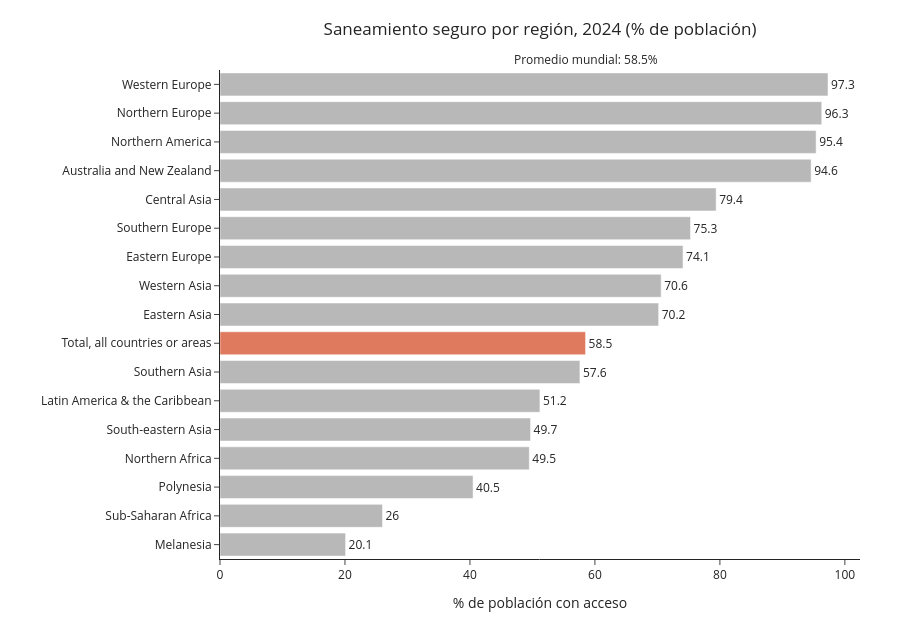

The notebook cell this image was saved under:
### Markdown cell above
## Gráfico 3: Ranking de regiones por saneamiento seguro en 2024

**Principios aplicados:**
- **Barras > gráficos de pastel para precisión** (Cleveland & McGill): comparar 24 categorías por ángulo/área sería impreciso; la posición en un eje común lo resuelve.
- **Punto Focal** (Treisman & Gelade): la barra correspondiente al promedio mundial se resalta en el color de acento; el resto queda en gris neutro para no competir por atención.
- **Confinamiento** (Wertheimer): no se dibuja un marco/cuadro alrededor del gráfico, las barras ya forman una "gestalt" completa por sí solas.
- **Reducción de "chartjunk"** (Tufte): sin líneas de cuadrícula verticales innecesarias, sin sombreados 3D.

### Code cell
df_rank = regiones_ancho[
    (regiones_ancho["Año"] == 2024) & (regiones_ancho["Indicador"] == "Saneamiento") &
    # Solo subregiones (un único nivel M49) + el total mundial como referencia
    (regiones_ancho["Entidad"].isin(nombres_subregion | {"Total, all countries or areas"}))
].dropna(subset=["Total"]).copy()
df_rank = df_rank.sort_values("Total", ascending=True)

promedio_mundial = df_rank.loc[df_rank["Entidad"] == "Total, all countries or areas", "Total"].values[0]
colores_barra = [PALETA["acento"] if e == "Total, all countries or areas" else PALETA["gris"] for e in df_rank["Entidad"]]

fig3 = go.Figure(go.Bar(
    x=df_rank["Total"], y=df_rank["Entidad"], orientation="h",
    marker_color=colores_barra,
    text=df_rank["Total"].round(1), textposition="outside",
    hovertemplate="%{y}: %{x:.1f}%<extra></extra>",
    hoverlabel=dict(bgcolor=colores_barra, font=dict(color="white", size=13)),))
fig3.add_vline(x=promedio_mundial, line_dash="dot", line_color=PALETA["acento"],
                annotation_text=f"Promedio mundial: {promedio_mundial:.1f}%", annotation_position="top")

fig3.update_layout(
    template=TEMPLATE, height=620, width=920,
    title=dict(text="Saneamiento seguro por región, 2024 (% de población)", x=0.5, xanchor="center", xref="paper"),
    xaxis_title="% de población con acceso", yaxis_title=None,
    margin=dict(t=70, l=220, r=60, b=50), showlegend=False,)
fig3.show()

### Figure 1 — Plotly figure (JSON) as saved in the notebook; plotly's stock layout.template omitted (floating-point values rounded to 4 significant figures)
{"data": [{"hoverlabel": {"bgcolor": ["#B8B8B8", "#B8B8B8", "#B8B8B8", "#B8B8B8", "#B8B8B8", "#B8B8B8", "#B8B8B8", "#E07A5F", "#B8B8B8", "#B8B8B8", "#B8B8B8", "#B8B8B8", "#B8B8B8", "#B8B8B8", "#B8B8B8", "#B8B8B8", "#B8B8B8"], "font": {"color": "white", "size": 13}}, "hovertemplate": "%{y}: %{x:.1f}%<extra></extra>", "marker": {"color": ["#B8B8B8", "#B8B8B8", "#B8B8B8", "#B8B8B8", "#B8B8B8", "#B8B8B8", "#B8B8B8", "#E07A5F", "#B8B8B8", "#B8B8B8", "#B8B8B8", "#B8B8B8", "#B8B8B8", "#B8B8B8", "#B8B8B8", "#B8B8B8", "#B8B8B8"]}, "orientation": "h", "text": [20.1, 26.0, 40.5, 49.5, 49.7, 51.2, 57.6, 58.5, 70.2, 70.6, 74.1, 75.3, 79.4, 94.6, 95.4, 96.3, 97.3], "textposition": "outside", "type": "bar", "x": [20.1, 26.0, 40.5, 49.5, 49.7, 51.2, 57.6, 58.5, 70.2, 70.6, 74.1, 75.3, 79.4, 94.6, 95.4, 96.3, 97.3], "y": ["Melanesia", "Sub-Saharan Africa", "Polynesia", "Northern Africa", "South-eastern Asia", "Latin America & the Caribbean", "Southern Asia", "Total, all countries or areas", "Eastern Asia", "Western Asia", "Eastern Europe", "Southern Europe", "Central Asia", "Australia and New Zealand", "Northern America", "Northern Europe", "Western Europe"]}], "layout": {"annotations": [{"showarrow": false, "text": "Promedio mundial: 58.5%", "x": 58.5, "xanchor": "center", "xref": "x", "y": 1, "yanchor": "bottom", "yref": "y domain"}], "height": 620, "margin": {"b": 50, "l": 220, "r": 60, "t": 70}, "shapes": [{"line": {"color": "#E07A5F", "dash": "dot"}, "type": "line", "x0": 58.5, "x1": 58.5, "xref": "x", "y0": 0, "y1": 1, "yref": "y domain"}], "showlegend": false, "title": {"text": "Saneamiento seguro por región, 2024 (% de población)", "x": 0.5, "xanchor": "center", "xref": "paper"}, "width": 920, "xaxis": {"title": {"text": "% de población con acceso"}}, "yaxis": {"title": {}}}}
